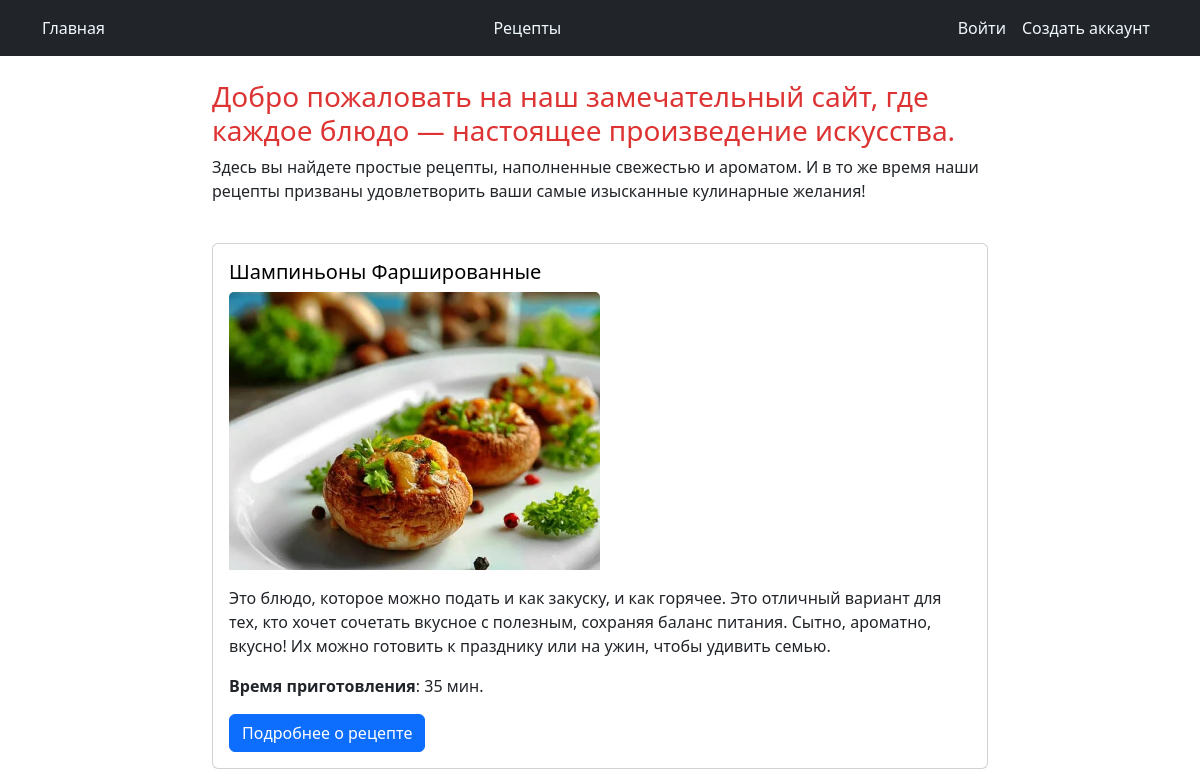
Before: /recipe/list/ (upper part) with the older database file.
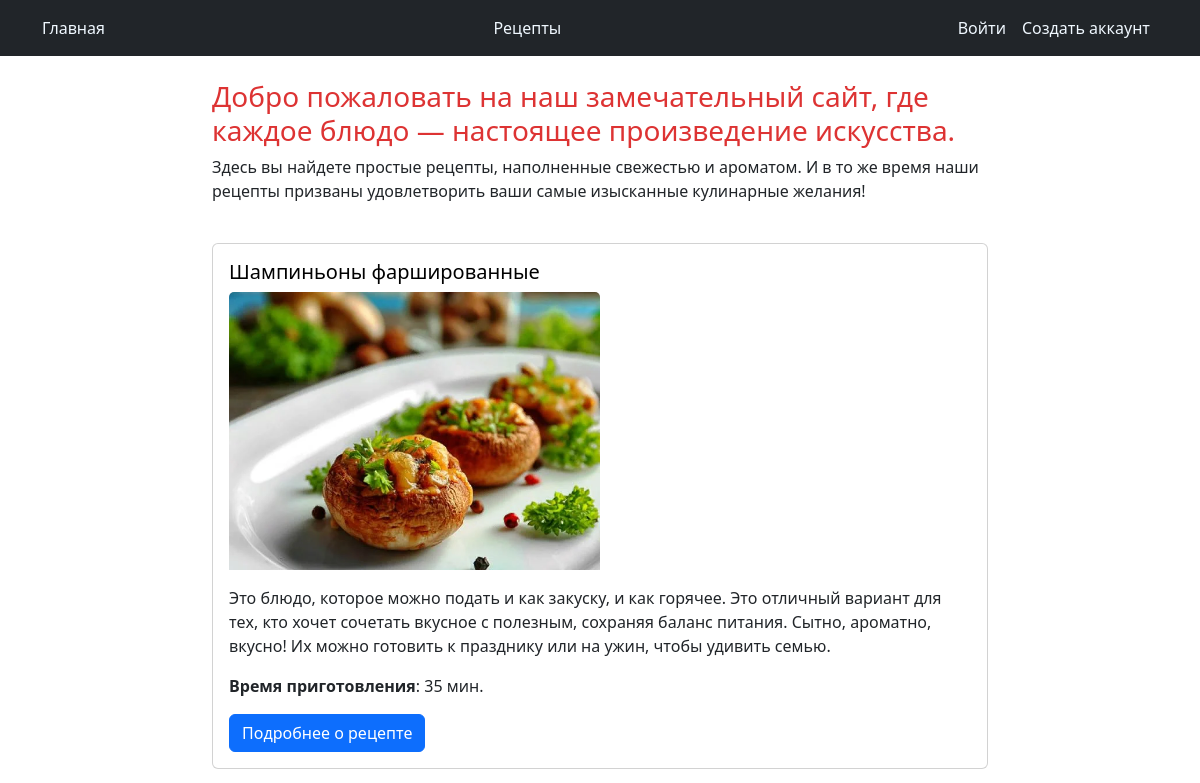
After: the same page with the newer database file.
### recipesapp/models.py (models this page shows, shortened)
class Recipe(models.Model):
    class Meta:
        verbose_name = "Recipe"
        ordering = ['-title', 'created_at']
    title = models.CharField(max_length=150)
    description = models.TextField()
    steps_of_cooking = models.TextField()
    time_for_cooking = models.IntegerField(default=15)
    author = models.ForeignKey(User, on_delete=models.PROTECT)
    created_at = models.DateTimeField(auto_now_add=True)
    updated_at = models.DateTimeField(auto_now=True)
    archived = models.BooleanField(default=False)
    photo = models.ImageField(null=True,  blank=True, upload_to=recipe_photo_directory_path)

### recipesapp/views.py (the view)
# urls.py: path('list/', RecipeListView.as_view(), name='list'),
class RecipeListView(ListView):
    template_name = 'recipesapp/recipes-list.html'
    context_object_name = "recipes"
    queryset = Recipe.objects.filter(archived=False)

### recipesapp/templates/recipesapp/recipes-list.html (shortened to what this page needs)
<!DOCTYPE html>
{% extends "recipesapp/base.html" %}
{% load static}
<html>
<head>
{% block title %}
{% block content %}
  <h3 style="display: flex; justify-content: center; color: #DD3333">Добро пожаловать на наш замечательный сайт,
    где каждое блюдо — настоящее произведение искусства. </h3>
    <p style="display: flex; justify-content: center;">Здесь вы найдете простые рецепты, наполненные свежестью
      и ароматом. И в то же время наши рецепты призваны удовлетворить ваши самые изысканные  кулинарные желания!</p>
<br>
  {% if recipes  %}
    {% for recipe in recipes %}
    <div class="card mb-3">
      <div class="card-body">
        <h5 class="card-title">
          <a href= "{% url 'recipesapp:recipe_details' pk=recipe.pk %}" class="card-link" style="text-decoration: none;
            color:black">{{ recipe.title }}
          </a></h5>
          <p>
            {% if recipe.photo %}
              <a href= "{% url 'recipesapp:recipe_details' pk=recipe.pk %}">
                <img class="card-img-top" style="width:50%" src="{{ recipe.photo.url }}" alt="" >
              </a>
            {% endif %}
          </p>
          <p class="card-text">{{ recipe.description }}</p>
          <p class="card-text"><b>Время приготовления</b>: {{ recipe.time_for_cooking }} мин.</p>
          <a href="{% url 'recipesapp:recipe_details' pk=recipe.pk %}" class="btn btn-primary">Подробнее о рецепте</a>
      </div>
    </div>
    {% endfor %}
      <br>
  {% else %}
    <h3>No recipes found.</h3>
  {% endif %}
    <br>
{% endblock %}

Changed rows visible on the page:
changed Recipe: title "Шампиньоны Фаршированные" → "Шампиньоны фаршированные"
